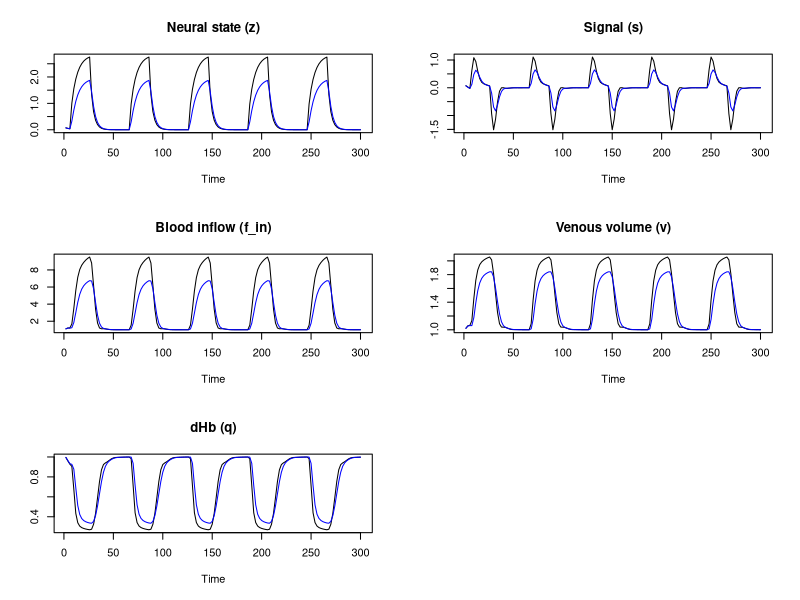
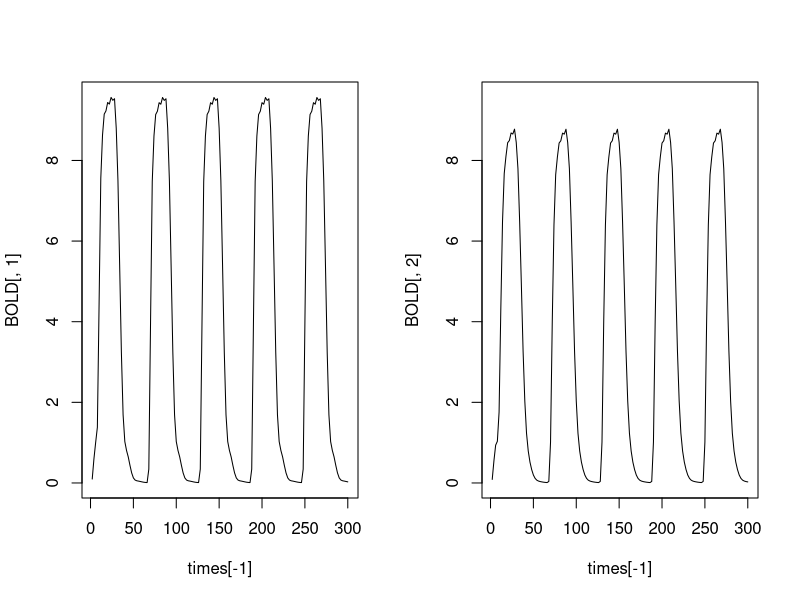
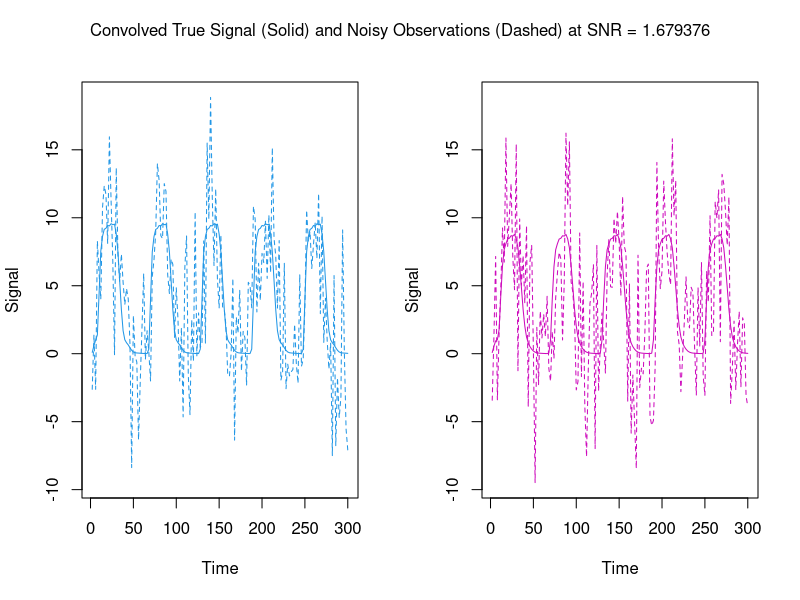
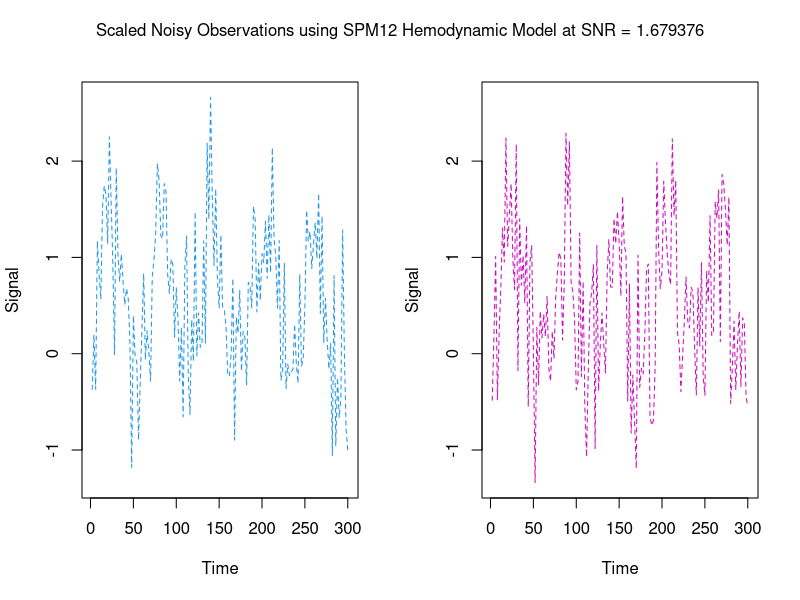

Generate these figures, in order, with R:
remove(list=ls())

# Generating inputs
##########################
m=2; n_u=2; max_time=300
nu = list(nu_A = c(0.4,0.3,-0.1,0.15), nu_B = c(-0.2), nu_C=c(0.7),
          nu_kappa = c(0,0.05), nu_tao = c(-0.05,0), nu_epsilon = c(0,0.02))
#######################################
idxs = list(A_idxs = matrix(c(2,1,
                              1,2,
                              1,1,
                              2,2), byrow = T, ncol=2),
            B_idxs = matrix(c(2,1,2), byrow=T, ncol = 3),
            C_idxs = matrix(c(1,1), byrow=T, ncol=2))
times = NULL
input = NULL

dcm_balloon <- function(t, x, params, input) {
  # Break x down into corresponding parts for the five hidden states: z, s, f_in, v, q
  z <- x[1:m]
  s <- x[(m+1):(2*m)]
  f_in <- x[(2*m + 1):(3*m)]
  v <- x[(3*m + 1):(4*m)]
  q <- x[(4*m + 1):(5*m)]
  
  # t is the current time point in the integration 
  # z: neural signal
  A = params[["A"]]
  B = params[["B"]] 
  C = params[["C"]]
  u = matrix(input(t),ncol=1)
  B_all = Reduce("+", lapply(1:nrow(u), function(i) u[i,1]*B[[i]])) 
  A0 <- (A+B_all)
  # Self regulate diagonal of A and B as in SPM12
  diag(A0) <- -0.5*exp(diag(A0))
  dz <- A0%*%z + C%*%u
  
  # Set hemodynamic parameters
  H = params[["H"]]
  nu_kappa = params$nu_kappa
  nu_tao = params$nu_tao
  nu_epsilon = params$nu_epsilon
  
  # Exponentiate hemodynamic state variables (all except s)
  f_in <- exp(f_in)
  v <- exp(v)
  q <- exp(q)
  
  # s: vascular signal
  sd <- H['kappa']*exp(nu_kappa)
  ds <- z - sd*s - H['gamma']*(f_in - 1)
  ds <- as.matrix(ds)
  
  # ln(f_in): log of blood inflow
  dlnf <- s / f_in
  dlnf <- as.matrix(dlnf)
  
  # ln(v): log of venous volume
  tt <- H['tao']*exp(nu_tao) 
  f_out <- v^(1/H['alpha'])
  dlnv <- (f_in - f_out) / (tt*v)
  dlnv <- as.matrix(dlnv)
  
  # ln(q): log of dHb
  f_e <- (1 - (1 - H['E0'])^(1 / f_in)) / H['E0']
  dlnq <- (f_e*f_in - (f_out*q)/v) / (tt*q)
  dlnq <- as.matrix(dlnq)
  
  return(list(rbind(dz,ds,dlnf,dlnv,dlnq)))
}

gen_input = function(times, start_time, end_time, duration,between_duration){
  input = rep(0,length(times))
  
  current_start_time = start_time
  time_points = matrix(nrow = 0,ncol=2)
  while(1){
    current_end_time = current_start_time + duration 
    if(current_end_time > end_time){current_end_time = end_time}
    time_points = rbind(time_points, c(current_start_time, current_end_time))
    if(current_end_time + between_duration < end_time){
      current_start_time = current_end_time + between_duration 
    }else{
      break
    }
  }
  for(i in 1:nrow(time_points)){
    input[time_points[i,1]<times & times <=time_points[i,2]] = 1
  }
  input
}
struct_paramMats = function(m, n_u, idxs, nu){
  
  A = matrix(data = 0,nrow = m, ncol = m)
  for(i in 1:nrow(idxs$A_idxs)){
    A[idxs$A_idxs[i,1], idxs$A_idxs[i,2]] = with(nu,nu_A[i])
  }
  
  B = lapply(1:n_u, function(x){matrix(data = 0,nrow = m, ncol = m)})
  for(i in 1:nrow(idxs$B_idxs)){
    B[[idxs$B_idxs[i,1]]][idxs$B_idxs[i,2], idxs$B_idxs[i,3]] = with(nu,nu_B[i])
  }
  
  C = matrix(data=0, nrow = m, ncol = n_u)
  for(i in 1:nrow(idxs$C_idxs)){
    C[idxs$C_idxs[i,1], idxs$C_idxs[i,2]] = with(nu,nu_C[i])
  }
  
  # Hemodynamic parameters (prespecified)
  H <- c(kappa = 0.64, 
         gamma = 0.32, 
         tao = 2, 
         alpha = 0.32, 
         E0 = 0.4)
  
  # Observation parameters (to be estimated)
  nu_kappa = nu$nu_kappa
  nu_tao = nu$nu_tao
  nu_epsilon = nu$nu_epsilon
  
  return(list(A=A,B=B,C=C,H=H,nu_kappa=nu_kappa,nu_tao=nu_tao,
              nu_epsilon=nu_epsilon))
  
} # modified for balloon model


if(is.null(times)){times <- seq(0, max_time, 2)}

if(is.null(input)){
  input1  = gen_input(times,start_time = 5,end_time = max(times),duration = 20,between_duration=40)
  input2  = gen_input(times,start_time = 25,end_time = max(times),duration = 20,between_duration=40)
  input = cbind(input1, input2)
}else{
  if(length(times)!=nrow(input)){stop("length(input)!=nrow(input)")}
}

input_u = function(t){
  sapply(1:ncol(input), function(j) approxfun(x = times,y = input[,j], rule=2, method="const",f=0)(t))
}

n_u = length(input_u(0))
u = input[-1,]

# set up parameters
paramMats = struct_paramMats(m = m,n_u = n_u,idxs = idxs,nu = nu)

# Forward solve system numerically
library(deSolve)
numeric_sol <- ode(y = c(rep(0.1,m),rep(0,4*m)),
                   times = times,
                   func = dcm_balloon,
                   parms= with(paramMats, list(A=A, B=B, C=C,
                                               H=H, nu_kappa=nu_kappa,
                                               nu_tao=nu_tao,
                                               nu_epsilon=nu_epsilon)),
                   input = input_u,
                   atol = 1e-6, 
                   rtol = 1e-6
)
output <- numeric_sol[-1,-1]

par(mfrow = c(3, 2))
plot(times[-1], output[, "1"], type = "l", main = "Neural state (z)", xlab = "Time", ylab = "")
lines(times[-1], output[, "2"], col = "blue")

plot(times[-1], output[, "3"], type = "l", main = "Signal (s)", xlab = "Time", ylab = "")
lines(times[-1], output[, "4"], col = "blue")

plot(times[-1], exp(output[, "5"]), type = "l", main = "Blood inflow (f_in)", xlab = "Time", ylab = "")
lines(times[-1], exp(output[, "6"]), col = "blue")

plot(times[-1], exp(output[, "7"]), type = "l", main = "Venous volume (v)", xlab = "Time", ylab = "")
lines(times[-1], exp(output[, "8"]), col = "blue")

plot(times[-1], exp(output[, "9"]), type = "l", main = "dHb (q)", xlab = "Time", ylab = "")
lines(times[-1], exp(output[, "10"]), col = "blue")

####### BOLD Signal Model #################################################
# Combine v and q output nonlinearly using the BOLD model to get final output signal

# Set prespecified parameters (SPM12)
TE <- 0.04              # echo time
V0 <- 4                 # resting venous volume (%)
r0 <- 25                # slope of intravascular relaxation rate R_iv as function of oxygen saturation S
nu0 <- 40.3             # frequency offset at the outer surface of magnetized vessels (Hz)
E0 <- paramMats$H['E0'] # resting oxygen extraction fraction

# Free param: estimated ratio of intra- to extra-vascular signal (can be region-specific)
ep <- exp(paramMats$nu_epsilon)

# Coefficients in BOLD signal model
k1 <- 4.3*nu0*E0*TE
k2 <- ep*r0*E0*TE
k3 <- 1 - ep
            
# Output equation of BOLD signal model
v <- exp(output[,(3*m + 1):(4*m)]) 
q <- exp(output[,(4*m + 1):(5*m)]) 
BOLD <- V0*(k1 - k1*q + k2 - k2*q/v + k3 - k3*v)
###########################################

# Plots for output to see results
par(mfrow = c(1,2))
plot(times[-1],BOLD[,1],type = 'l',ylim = c(min(BOLD),max(BOLD)))
plot(times[-1],BOLD[,2],type = 'l',ylim = c(min(BOLD),max(BOLD)))

##########################

# Add some white Gaussian noise according to SNR
SNR = 1.679376
variance <-  numeric()
y_obs <- matrix(NA, nrow = length(times)-1, ncol = m)
for (j in 1:m){
  set.seed(j)
  variance[j] <- (var(BOLD[,j])+(mean(BOLD[,j]))^2)/SNR
  y_obs[,j] <- BOLD[,j] + rnorm(length(times)-1, mean = 0, sd = sqrt(variance[j]))
}

variance
sqrt(variance)

# Plot before scaling
par(mfrow=c(1,2))
plot(times[-1],y_obs[,1], ylim=c(min(y_obs),max(y_obs)),col=4,type='l',lty=2,xlab = "Time",ylab = "Signal")
lines(times[-1],BOLD[,1],col=4)
plot(times[-1],y_obs[,2],ylim=c(min(y_obs),max(y_obs)),col=6,type='l',lty=2,xlab = "Time",ylab = "Signal")
lines(times[-1],BOLD[,2],col=6)
mtext(paste("Convolved True Signal (Solid) and Noisy Observations (Dashed) at SNR = ",SNR,sep = ""), side = 3, line = -2, outer = T)

# Enforce scaling like SPM
scale <- max(y_obs) - min(y_obs)
scale <- 4 / max(scale, 4)
y_obs <- y_obs * scale

# Plot after scaling
par(mfrow=c(1,2))
plot(times[-1],y_obs[,1], ylim=c(min(y_obs),max(y_obs)),col=4,type='l',lty=2,xlab = "Time",ylab = "Signal")
plot(times[-1],y_obs[,2],ylim=c(min(y_obs),max(y_obs)),col=6,type='l',lty=2,xlab = "Time",ylab = "Signal")
mtext(paste("Scaled Noisy Observations using SPM12 Hemodynamic Model at SNR = ",SNR,sep = ""), side = 3, line = -2, outer = T)
#############################


# Save/export data
dat <- list(times = times[-1], u = u, y_obs = y_obs)
save(dat, file = "balloon_sim_data_diagA.RData")
